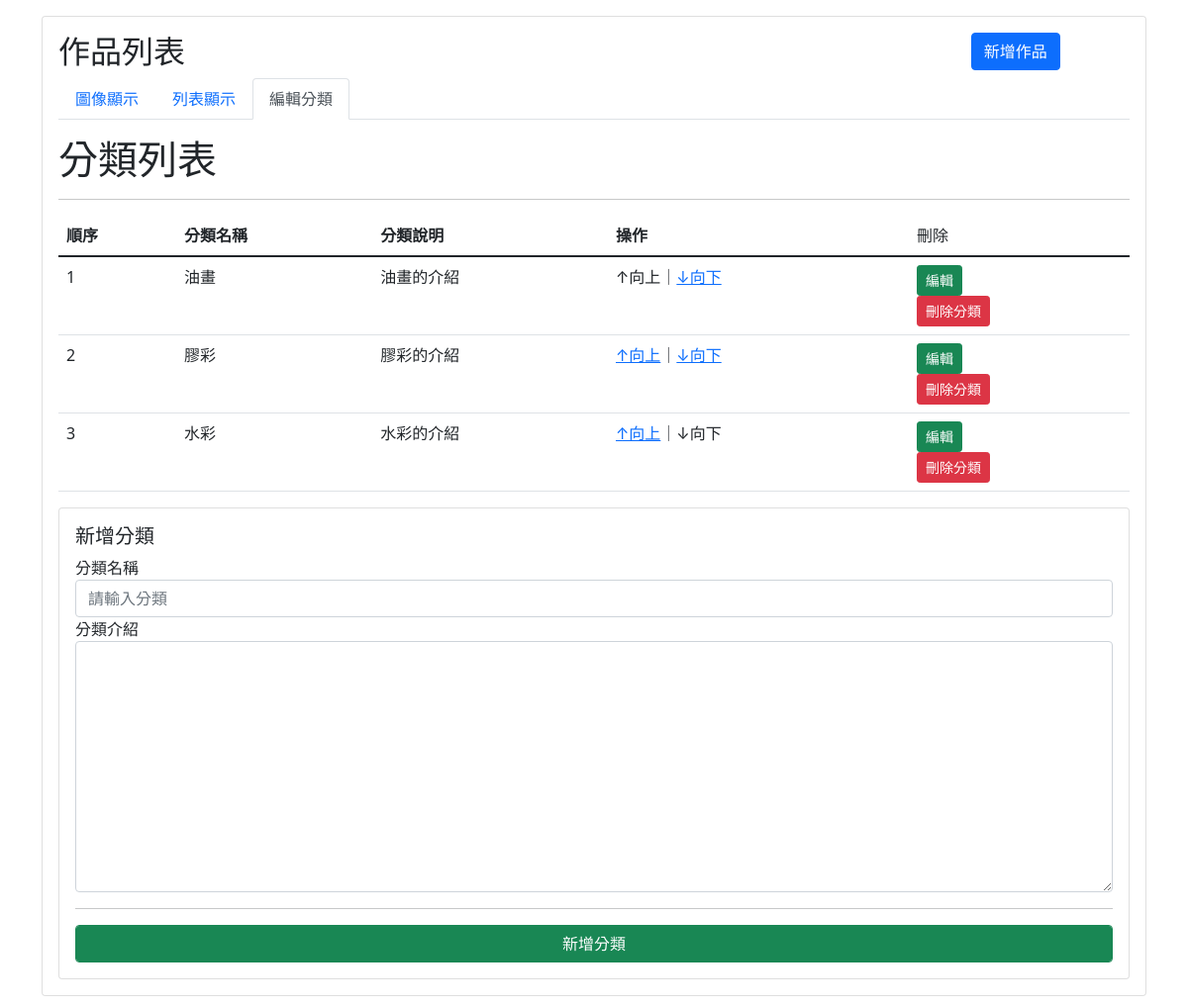
The app's page /index.php?tab=category&convert=success with its own data.
### tables this page shows
CREATE TABLE `ex_category` (
  `wcid` int(5) NOT NULL COMMENT '分類ID',
  `wcorder` int(5) NOT NULL COMMENT '分類順序',
  `wcname` varchar(20) NOT NULL COMMENT '分類名稱',
  `wcbrief` text NOT NULL COMMENT '分類說明'
);

### index.php (the view, shortened to what this page needs)
<?php
$_con = mysqli_connect("localhost","example","kYcM1XuFebgqftpm","example");
$_con->query("SET NAMES utf8");
$sql ="SELECT * FROM `ex_category` ORDER BY `wcorder`";
$query = mysqli_query($_con, $sql);
$category = array();
while($row=mysqli_fetch_assoc($query)){
    $category[$row['wcid']]=$row;
}
?>
<!DOCTYPE html>
<html lang="zh-TW">
<head>
    <link href="https://cdn.jsdelivr.net/npm/bootstrap@5.1.1/dist/css/bootstrap.min.css" rel="stylesheet">
</head>
<body>
<div class="container mb-3">
    <div class="card mt-3 p-3">
        <div class="row">
            <div class="col-4">
                <h2>作品列表</h2>
            </div>
            <div class="col-2 offset-6">
            <button type="button" class="btn btn-primary" data-bs-toggle="modal" data-bs-target="#addModal">
                新增作品
            </button>
            </div>
        </div>
        <nav>
            <div class="nav nav-tabs" id="nav-tab" role="tablist">
                <button class="nav-link active" id="nav-image-tab" data-bs-toggle="tab" data-bs-target="#nav-image" type="button" role="tab" aria-controls="nav-image" aria-selected="true">圖像顯示</button>
                <button class="nav-link" id="nav-list-tab" data-bs-toggle="tab" data-bs-target="#nav-list" type="button" role="tab" aria-controls="nav-list" aria-selected="false">列表顯示</button>
                <button class="nav-link" id="nav-category-tab" data-bs-toggle="tab" data-bs-target="#nav-category" type="button" role="tab" aria-controls="nav-category" aria-selected="false">編輯分類</button>
            </div>
        </nav>
        <div class="tab-content mt-3" id="nav-tabContent">
            <div class="tab-pane fade" id="nav-category" role="tabpanel" aria-labelledby="nav-category-tab">
                <h1>分類列表</h1>
                <hr>
                <table class="table table-hover">
                    <thead>
                        <tr>
                            <th>順序</th>
                            <th>分類名稱</th>
                            <th>分類說明</th>
                            <th>操作</th>
                            <td>刪除</td>
                        </tr>
                    </thead>
                    <tbody>
                        <?php $count=0;
                        foreach($category as $key => $value){
                            $count+=1; ?>
                            <tr>
                                <td><?php echo $value['wcorder']; ?></td>
                                <td><?php echo $value['wcname']; ?></td>
                                <td><?php echo $value['wcbrief'];?></td>
                                <td>
                                    <?php if($count!=1){ ?><a href="process.php?case_up=<?php echo $value['wcorder']; ?>">↑向上</a><?php }else{echo "↑向上";} ?>｜<?php if(!($count==count($category))){ ?><a href="process.php?case_down=<?php echo $value['wcorder']; ?>">↓向下</a><?php }else{echo "↓向下";} ?>
                                </td>
                                <td><a class="btn btn-sm btn-success" href="index.php?tab=category&editcat=<?php echo $key; ?>">編輯</a><form action="process.php" method="POST"><input type="hidden" name="wcid" value="<?php echo $key; ?>"><input type="submit" class="btn btn-sm btn-danger" name="action" value="刪除分類" onclick="return confirm('確定要刪除嗎？')"></form></td>
                            </tr>
                        <?php } ?>
                    </tbody>
                </table>
                <?php if(!isset($_GET['editcat'])){ ?>
                <div class="card">
                    <div class="card-body">
                        <form action="process.php" method="POST">
                            <h5>新增分類</h5>
                            <label for="wcname">分類名稱</label>
                            <input type="text" class="form-control" name="wcname" id="wcname" placeholder="請輸入分類">
                            <label for="wcbrief">分類介紹</label>
                            <textarea name="wcbrief" id="wcbrief" cols="30" rows="10" class="form-control"></textarea>
                            <hr>
                            <input type="submit" class="btn btn-success form-control" name="action" value="新增分類">
                        </form>
                    </div>
                </div>
                <?php } ?>
            </div>
        </div>
    </div>
</div>
</body>
</html>

### records on screen
ex_category: wcorder "1", wcname "油畫", wcbrief "油畫的介紹", shows "↑向上"
ex_category: wcorder "2", wcname "膠彩", wcbrief "膠彩的介紹"
ex_category: wcorder "3", wcname "水彩", wcbrief "水彩的介紹", shows "↓向下"
